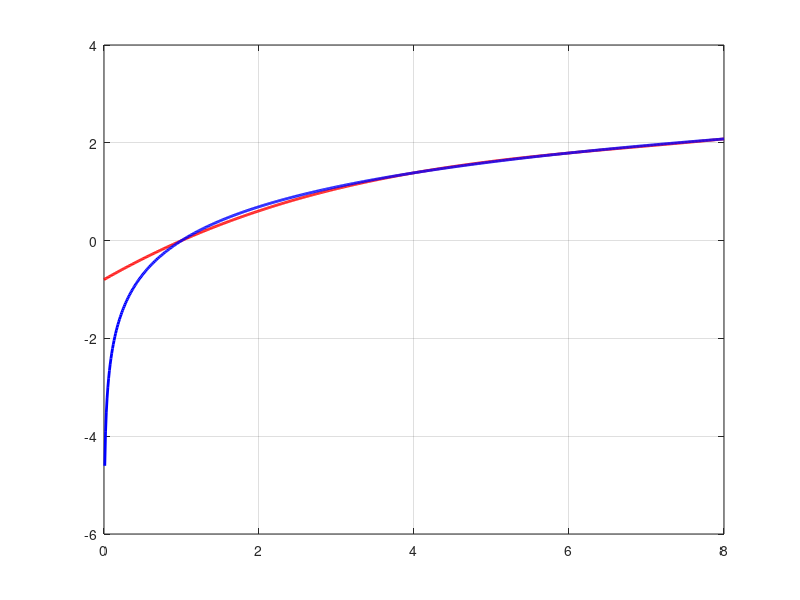

The MATLAB script that drew this image:
%% Interpolacion
clear;
clc;
close all;
x=0:0.01:8;
x0=1;
x1=4;
x2=6;
x3=8;
f= @(xf) log(xf);
aux3=(f(x3)-f(x2))/(x3-x2);

b0= f(x0);
b1=(f(x1)-b0)/(x1-x0);
aux=(f(x2)-f(x0))/(x2-x0);
b2=(aux-b1)/(x2-x1);

aux1=(f(x3)-f(x0))/(x3-x0);
aux2=(f(x2)-f(x1))/(x2-x1);

b3=(f(x3)-f(x0)-b1*(x3-x0)-b2*(x3-x0)*(x3-x1))/((x3-x0)*(x3-x1)*(x3-x2));
y= @(x) b0+b1*(x-x0)+b2.*(x-x0).*(x-x1)+b3*(x-x0).*(x-x1).*(x-x2);
a=y(2);
f2= @(xa) log(xa);
b=f2(2);
figure(1)
plot(x,y(x),'r','linewidth',2)
hold on
plot(x,f2(x),'b','linewidth',2)
grid on